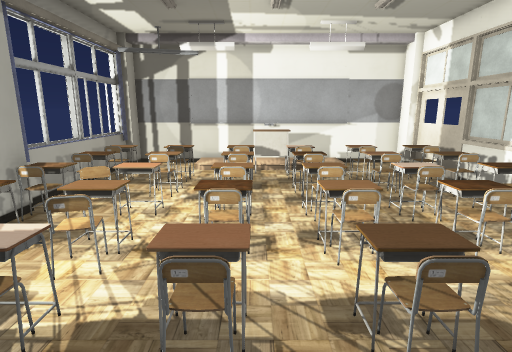
[1] (above)

13 first-person views from a walk through a 3-D level made in the Unity game engine. The camera is 1.5 m above the floor, tilts 12° down and sees 80° across. The floor is counted in squares, 0.5 m on a side. Each view is taken from the middle of a square. On the plan, view 1 faces up. The plan holds only what a view shows up to about 20 squares ahead; the rest is blank. The player is left out. Some surface patterns are stand-ins.

[2]
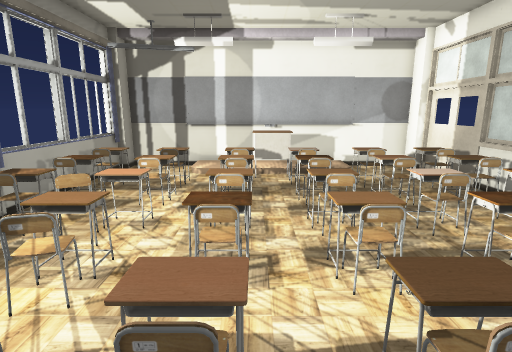

[3]
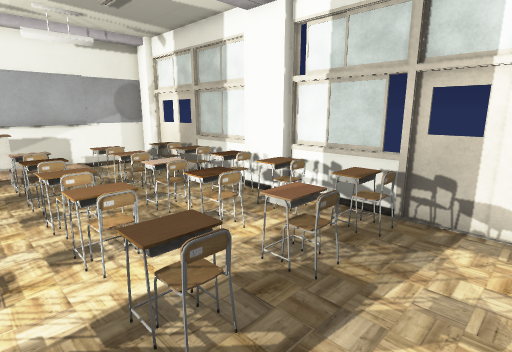

[4]
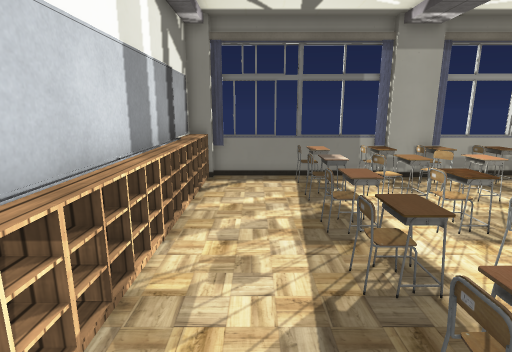

[5]
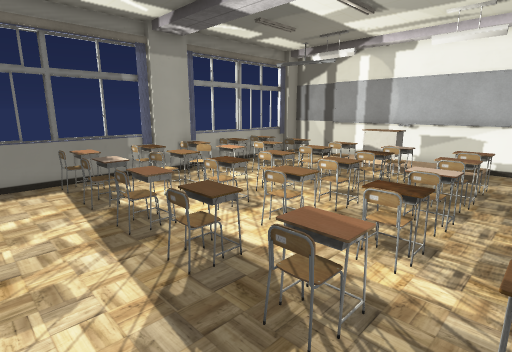

[6]
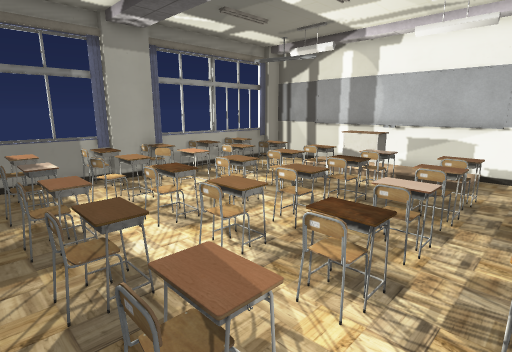

[7]
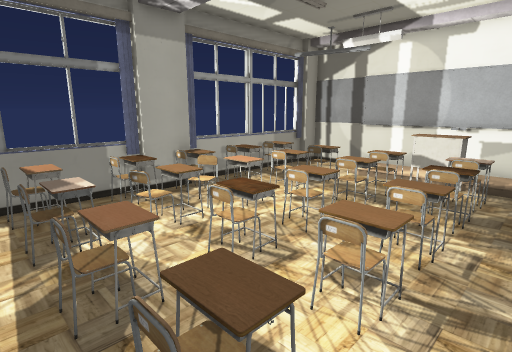

[8]
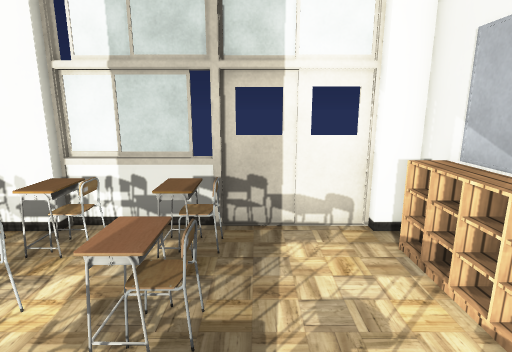

[9]
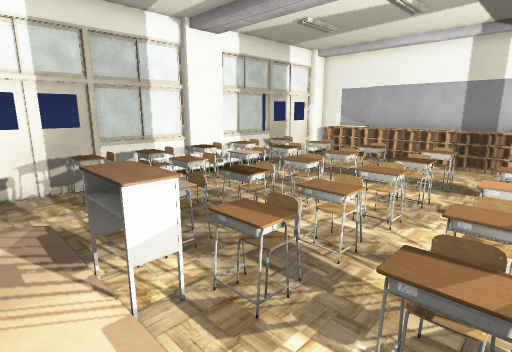

[10]
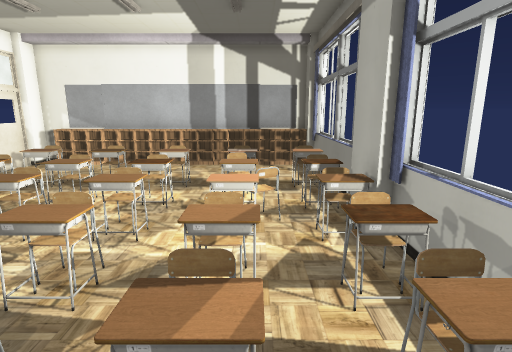

[11]
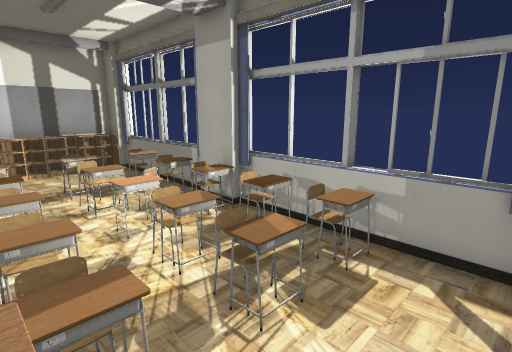

[12]
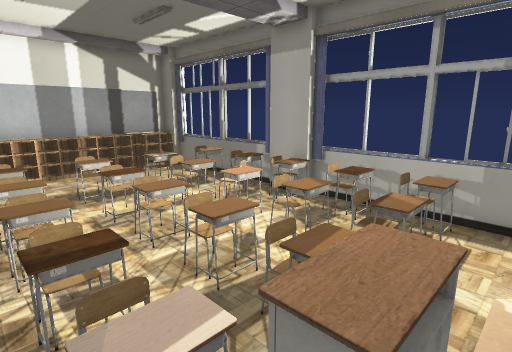

[13]
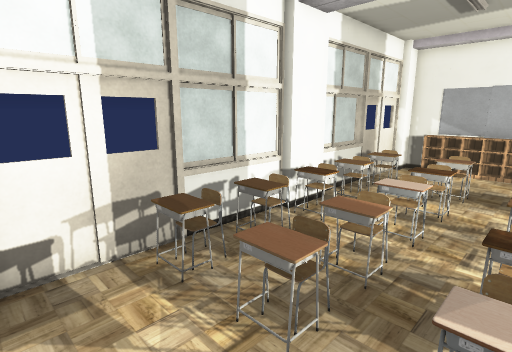

### Floor plan
Points are (right, up) in squares from view 1. A wall is a line through its corners. A room is listed if a view was taken in it or the views show most of it. See-through windows are left out.
Room 1 (views 1, 2, 3, 4, 5, 6, 7, 8, 9, 10, 11, 12, 13)
walls: (8.7, 9.1) (8.7, 13.1); (-6.8, 8.6) (-6.8, 7.4); (8.9, 9.1) (8.9, 17); (-7.4, 6.6) (-7.4, 3); (-7.4, 11.1) (-7.4, 9); (8.7, 2.9) (8.7, 7) (8.4, 7); (-7.4, 13) (-7.4, 11.4); (-7.7, 3.1) (-7.7, 2.6); (-7.4, 2) (-7.4, -1); (-7.7, 14.1) (-7.7, 12.9); (5.2, 17.8) (-3.8, 17.8); (5.6, 18) (-4.5, 18); (-4.5, -1.9) (8.4, -1.9) (8.4, -1); (8.4, 17) (8.4, 18); (8.9, -1) (8.9, 7); (-7.4, 17) (-7.4, 14); (-6.4, 18) (-6.8, 18) (-6.8, 17)
low walls: (-7.2, 5.6) (-7.2, 4.4); (-7.2, 10.6) (-7.2, 9.4); (-7.2, 1.6) (-7.2, -0.5); (-4.2, -1.8) (4.8, -1.8); (-7.2, 17) (-7.2, 14.4)
objects: other object (-7, -2) to (-4, -1); other object (-7, -1); other object (-7, 2) to (-7, 4); other object (-7, 6); other object (-7, 7); other object (-7, 9); other object (-7, 11) to (-7, 14); other object (-6, 3); other object (-6, 4); other object (-6, 6); other object (-6, 7); other object (-6, 8); other object (-6, 9); other object (-6, 11); other object (-6, 11) to (-5, 12); other object (-6, 13); other object (-6, 14) to (-5, 14); other object (-5, -2); other object (-4, 4) to (-3, 4); other object (-4, 6) to (-3, 7); other object (-4, 8); other object (-4, 9) to (-3, 9); other object (-4, 11) to (-3, 12); other object (-4, 13) to (-3, 13); other object (-4, 14) to (-3, 14); other object (-3, -1) to (0, -1); other object (-3, 3); other object (-3, 5); other object (-3, 11); other object (-1, 3); other object (-1, 3) to (0, 4); other object (-1, 6); other object (-1, 6) to (0, 7); other object (-1, 8); other object (-1, 9) to (0, 9); other object (-1, 11); other object (-1, 11) to (0, 12); other object (-1, 13); other object (-1, 13) to (0, 14); other object (0, 15) to (2, 16); other object (1, -1) to (3, -1); other object (1, 3) to (3, 4); other object (1, 6) to (3, 7); other object (1, 9) to (3, 9); other object (1, 11) to (3, 12); other object (1, 14) to (3, 14); other object (2, 3); other object (2, 6); other object (2, 8); other object (2, 11); other object (2, 13); other object (4, -2) to (7, -1); other object (4, 4) to (5, 4); other object (4, 6) to (5, 7); other object (4, 9) to (5, 9); other object (4, 11) to (5, 12); other object (4, 13) to (5, 14); other object (5, 3); other object (5, 6); other object (5, 8); other object (5, 11); other object (5, 13); other object (7, 3); other object (7, 3) to (8, 4); other object (7, 6); other object (7, 6) to (8, 7); other object (7, 8) to (8, 8); other object (7, 9) to (8, 9); other object (7, 11) to (8, 11); other object (7, 12) to (8, 12); other object (7, 13) to (8, 13); other object (7, 14) to (8, 14)

Positions as (right, up) in squares from view 1, and headings:
1: (0, 0), facing up
2: (0, 1), facing up
3: (0, 0), facing up-right
4: (7, 1), facing left
5: (7, 0), facing up-left
6: (7, 2), facing up-left
7: (4, 2), facing up-left
8: (1, 2), facing right
9: (-4, 17), facing down-right
10: (-4, 16), facing down
11: (0, 17), facing down-left
12: (3, 16), facing down-left
13: (2, 17), facing down-right
